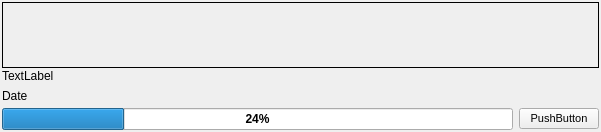
<?xml version="1.0" encoding="UTF-8"?>
<ui version="4.0">
 <class>TweetWidgetClass</class>
 <widget class="QWidget" name="TweetWidgetClass">
  <property name="geometry">
   <rect>
    <x>0</x>
    <y>0</y>
    <width>601</width>
    <height>132</height>
   </rect>
  </property>
  <property name="sizePolicy">
   <sizepolicy hsizetype="Preferred" vsizetype="Preferred">
    <horstretch>0</horstretch>
    <verstretch>0</verstretch>
   </sizepolicy>
  </property>
  <property name="minimumSize">
   <size>
    <width>190</width>
    <height>0</height>
   </size>
  </property>
  <property name="mouseTracking">
   <bool>true</bool>
  </property>
  <property name="windowTitle">
   <string>TweetWidget</string>
  </property>
  <property name="autoFillBackground">
   <bool>true</bool>
  </property>
  <layout class="QVBoxLayout" name="verticalLayout">
   <property name="spacing">
    <number>1</number>
   </property>
   <property name="sizeConstraint">
    <enum>QLayout::SetMaximumSize</enum>
   </property>
   <property name="margin">
    <number>2</number>
   </property>
   <item>
    <layout class="QHBoxLayout" name="toplayout">
     <property name="spacing">
      <number>1</number>
     </property>
     <property name="sizeConstraint">
      <enum>QLayout::SetMinAndMaxSize</enum>
     </property>
     <item>
      <widget class="QLabel" name="text">
       <property name="sizePolicy">
        <sizepolicy hsizetype="Expanding" vsizetype="MinimumExpanding">
         <horstretch>0</horstretch>
         <verstretch>0</verstretch>
        </sizepolicy>
       </property>
       <property name="minimumSize">
        <size>
         <width>0</width>
         <height>36</height>
        </size>
       </property>
       <property name="font">
        <font>
         <weight>50</weight>
         <bold>false</bold>
        </font>
       </property>
       <property name="frameShape">
        <enum>QFrame::Panel</enum>
       </property>
       <property name="frameShadow">
        <enum>QFrame::Plain</enum>
       </property>
       <property name="text">
        <string/>
       </property>
       <property name="textFormat">
        <enum>Qt::RichText</enum>
       </property>
       <property name="alignment">
        <set>Qt::AlignLeading|Qt::AlignLeft|Qt::AlignTop</set>
       </property>
       <property name="wordWrap">
        <bool>true</bool>
       </property>
       <property name="margin">
        <number>2</number>
       </property>
       <property name="openExternalLinks">
        <bool>false</bool>
       </property>
       <property name="textInteractionFlags">
        <set>Qt::TextBrowserInteraction</set>
       </property>
      </widget>
     </item>
    </layout>
   </item>
   <item>
    <layout class="QVBoxLayout" name="controlslayout">
     <property name="spacing">
      <number>3</number>
     </property>
     <property name="sizeConstraint">
      <enum>QLayout::SetFixedSize</enum>
     </property>
     <item>
      <layout class="QHBoxLayout" name="horizontalLayout_2">
       <property name="sizeConstraint">
        <enum>QLayout::SetFixedSize</enum>
       </property>
       <property name="bottomMargin">
        <number>0</number>
       </property>
       <item>
        <widget class="QLabel" name="info">
         <property name="sizePolicy">
          <sizepolicy hsizetype="Preferred" vsizetype="Maximum">
           <horstretch>0</horstretch>
           <verstretch>0</verstretch>
          </sizepolicy>
         </property>
         <property name="font">
          <font>
           <weight>50</weight>
           <bold>false</bold>
          </font>
         </property>
         <property name="autoFillBackground">
          <bool>false</bool>
         </property>
         <property name="text">
          <string>TextLabel</string>
         </property>
         <property name="textFormat">
          <enum>Qt::RichText</enum>
         </property>
        </widget>
       </item>
       <item>
        <spacer name="horizontalSpacer">
         <property name="orientation">
          <enum>Qt::Horizontal</enum>
         </property>
         <property name="sizeHint" stdset="0">
          <size>
           <width>40</width>
           <height>0</height>
          </size>
         </property>
        </spacer>
       </item>
      </layout>
     </item>
     <item>
      <widget class="QWidget" name="secondRow" native="true">
       <layout class="QHBoxLayout" name="horizontalLayout_5">
        <property name="spacing">
         <number>0</number>
        </property>
        <property name="margin">
         <number>0</number>
        </property>
        <item>
         <widget class="QLabel" name="date">
          <property name="sizePolicy">
           <sizepolicy hsizetype="Maximum" vsizetype="Maximum">
            <horstretch>0</horstretch>
            <verstretch>0</verstretch>
           </sizepolicy>
          </property>
          <property name="font">
           <font>
            <weight>50</weight>
            <bold>false</bold>
           </font>
          </property>
          <property name="text">
           <string>Date</string>
          </property>
         </widget>
        </item>
        <item>
         <widget class="ClickableLabel" name="fav">
          <property name="toolTip">
           <string>Double click to change favourite status</string>
          </property>
          <property name="text">
           <string/>
          </property>
          <property name="pixmap">
           <pixmap resource="resources.qrc">:/buttons/fav-off.png</pixmap>
          </property>
         </widget>
        </item>
        <item>
         <spacer name="horizontalSpacer_2">
          <property name="orientation">
           <enum>Qt::Horizontal</enum>
          </property>
          <property name="sizeHint" stdset="0">
           <size>
            <width>2</width>
            <height>21</height>
           </size>
          </property>
         </spacer>
        </item>
        <item>
         <widget class="QWidget" name="buttonContainer" native="true">
          <layout class="QHBoxLayout" name="horizontalLayout_4">
           <property name="spacing">
            <number>0</number>
           </property>
           <property name="margin">
            <number>0</number>
           </property>
           <item>
            <widget class="QPushButton" name="trash">
             <property name="maximumSize">
              <size>
               <width>16777215</width>
               <height>18</height>
              </size>
             </property>
             <property name="toolTip">
              <string>Delete this tweet</string>
             </property>
             <property name="icon">
              <iconset resource="resources.qrc">
               <normaloff>:/buttons/delete.png</normaloff>:/buttons/delete.png</iconset>
             </property>
             <property name="flat">
              <bool>true</bool>
             </property>
            </widget>
           </item>
           <item>
            <widget class="QPushButton" name="unfollow">
             <property name="maximumSize">
              <size>
               <width>16777215</width>
               <height>18</height>
              </size>
             </property>
             <property name="toolTip">
              <string>Unfollow this user</string>
             </property>
             <property name="icon">
              <iconset resource="resources.qrc">
               <normaloff>:/buttons/unfollow.png</normaloff>:/buttons/unfollow.png</iconset>
             </property>
             <property name="flat">
              <bool>true</bool>
             </property>
            </widget>
           </item>
           <item>
            <widget class="QPushButton" name="follow">
             <property name="maximumSize">
              <size>
               <width>16777215</width>
               <height>18</height>
              </size>
             </property>
             <property name="toolTip">
              <string>Follow this user</string>
             </property>
             <property name="icon">
              <iconset resource="resources.qrc">
               <normaloff>:/buttons/follow.png</normaloff>
               <activeon>:/buttons/unfollow.png</activeon>:/buttons/follow.png</iconset>
             </property>
             <property name="flat">
              <bool>true</bool>
             </property>
            </widget>
           </item>
           <item>
            <widget class="QPushButton" name="reply">
             <property name="sizePolicy">
              <sizepolicy hsizetype="Minimum" vsizetype="Minimum">
               <horstretch>0</horstretch>
               <verstretch>0</verstretch>
              </sizepolicy>
             </property>
             <property name="maximumSize">
              <size>
               <width>25</width>
               <height>18</height>
              </size>
             </property>
             <property name="toolTip">
              <string>Mention this tweet</string>
             </property>
             <property name="icon">
              <iconset resource="resources.qrc">
               <normaloff>:/buttons/reply.png</normaloff>:/buttons/reply.png</iconset>
             </property>
             <property name="iconSize">
              <size>
               <width>16</width>
               <height>16</height>
              </size>
             </property>
             <property name="flat">
              <bool>true</bool>
             </property>
            </widget>
           </item>
           <item>
            <widget class="QPushButton" name="directMessage">
             <property name="maximumSize">
              <size>
               <width>16777215</width>
               <height>18</height>
              </size>
             </property>
             <property name="toolTip">
              <string>Direct message this user</string>
             </property>
             <property name="icon">
              <iconset resource="resources.qrc">
               <normaloff>:/buttons/direct_message.png</normaloff>:/buttons/direct_message.png</iconset>
             </property>
             <property name="flat">
              <bool>true</bool>
             </property>
            </widget>
           </item>
           <item>
            <widget class="QPushButton" name="retweet">
             <property name="enabled">
              <bool>true</bool>
             </property>
             <property name="sizePolicy">
              <sizepolicy hsizetype="Minimum" vsizetype="Minimum">
               <horstretch>0</horstretch>
               <verstretch>0</verstretch>
              </sizepolicy>
             </property>
             <property name="maximumSize">
              <size>
               <width>25</width>
               <height>18</height>
              </size>
             </property>
             <property name="toolTip">
              <string>Retweet</string>
             </property>
             <property name="icon">
              <iconset resource="resources.qrc">
               <normaloff>:/buttons/retweet.png</normaloff>:/buttons/retweet.png</iconset>
             </property>
             <property name="iconSize">
              <size>
               <width>16</width>
               <height>16</height>
              </size>
             </property>
             <property name="flat">
              <bool>true</bool>
             </property>
            </widget>
           </item>
          </layout>
         </widget>
        </item>
       </layout>
      </widget>
     </item>
    </layout>
   </item>
   <item>
    <layout class="QHBoxLayout" name="progresslayout">
     <property name="sizeConstraint">
      <enum>QLayout::SetFixedSize</enum>
     </property>
     <item>
      <widget class="QProgressBar" name="progressBar">
       <property name="font">
        <font>
         <weight>75</weight>
         <bold>true</bold>
        </font>
       </property>
       <property name="value">
        <number>24</number>
       </property>
      </widget>
     </item>
     <item>
      <widget class="QPushButton" name="pushButton">
       <property name="sizePolicy">
        <sizepolicy hsizetype="Minimum" vsizetype="Fixed">
         <horstretch>0</horstretch>
         <verstretch>0</verstretch>
        </sizepolicy>
       </property>
       <property name="font">
        <font>
         <pointsize>8</pointsize>
        </font>
       </property>
       <property name="text">
        <string>PushButton</string>
       </property>
      </widget>
     </item>
    </layout>
   </item>
  </layout>
 </widget>
 <layoutdefault spacing="6" margin="11"/>
 <customwidgets>
  <customwidget>
   <class>ClickableLabel</class>
   <extends>QLabel</extends>
   <header>ClickableLabel.h</header>
  </customwidget>
 </customwidgets>
 <resources>
  <include location="resources.qrc"/>
 </resources>
 <connections/>
</ui>
